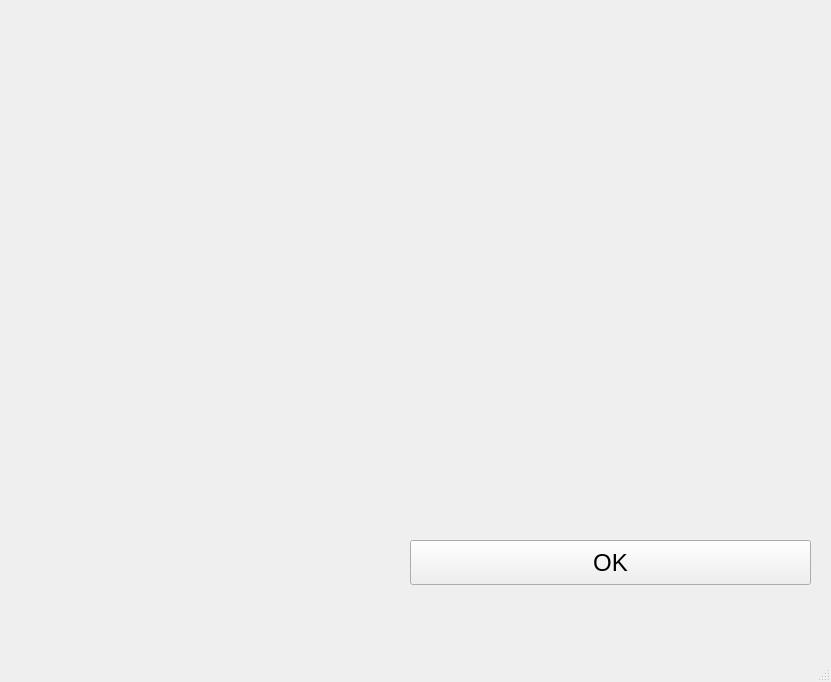
<?xml version="1.0" encoding="UTF-8"?>
<ui version="4.0">
 <class>window</class>
 <widget class="QMainWindow" name="window">
  <property name="geometry">
   <rect>
    <x>0</x>
    <y>0</y>
    <width>831</width>
    <height>682</height>
   </rect>
  </property>
  <property name="font">
   <font>
    <pointsize>18</pointsize>
   </font>
  </property>
  <property name="windowTitle">
   <string>MainWindow</string>
  </property>
  <widget class="QWidget" name="centralwidget">
   <widget class="QStackedWidget" name="stackedWidget">
    <property name="geometry">
     <rect>
      <x>11</x>
      <y>11</y>
      <width>809</width>
      <height>511</height>
     </rect>
    </property>
    <property name="currentIndex">
     <number>6</number>
    </property>
    <widget class="QWidget" name="Pixel">
     <widget class="QLineEdit" name="lineEdit_PixelCoordinatesX">
      <property name="geometry">
       <rect>
        <x>100</x>
        <y>110</y>
        <width>211</width>
        <height>41</height>
       </rect>
      </property>
     </widget>
     <widget class="QLineEdit" name="lineEdit_PixelCoordinatesY">
      <property name="geometry">
       <rect>
        <x>360</x>
        <y>110</y>
        <width>211</width>
        <height>41</height>
       </rect>
      </property>
     </widget>
     <widget class="QLabel" name="label_PixelCoordinatesX">
      <property name="geometry">
       <rect>
        <x>200</x>
        <y>60</y>
        <width>21</width>
        <height>51</height>
       </rect>
      </property>
      <property name="text">
       <string>X</string>
      </property>
     </widget>
     <widget class="QLabel" name="label_PixelCoordinatesY">
      <property name="geometry">
       <rect>
        <x>460</x>
        <y>60</y>
        <width>21</width>
        <height>51</height>
       </rect>
      </property>
      <property name="text">
       <string>Y</string>
      </property>
     </widget>
     <widget class="QLabel" name="label_PixelCoordinates">
      <property name="geometry">
       <rect>
        <x>10</x>
        <y>0</y>
        <width>191</width>
        <height>71</height>
       </rect>
      </property>
      <property name="text">
       <string>Координаты:</string>
      </property>
     </widget>
     <widget class="QLabel" name="label_PixelColor">
      <property name="geometry">
       <rect>
        <x>10</x>
        <y>180</y>
        <width>101</width>
        <height>61</height>
       </rect>
      </property>
      <property name="text">
       <string>Цвет:</string>
      </property>
     </widget>
     <widget class="QPushButton" name="pushButton_PixelColor">
      <property name="geometry">
       <rect>
        <x>100</x>
        <y>230</y>
        <width>251</width>
        <height>51</height>
       </rect>
      </property>
      <property name="text">
       <string>Выбрать цвет</string>
      </property>
     </widget>
     <widget class="QLabel" name="label_PixelBrushWidth">
      <property name="geometry">
       <rect>
        <x>10</x>
        <y>340</y>
        <width>221</width>
        <height>41</height>
       </rect>
      </property>
      <property name="text">
       <string>Ширина кисти:</string>
      </property>
     </widget>
     <widget class="QLineEdit" name="lineEdit_PixelBrushWidth">
      <property name="geometry">
       <rect>
        <x>100</x>
        <y>400</y>
        <width>261</width>
        <height>41</height>
       </rect>
      </property>
     </widget>
    </widget>
    <widget class="QWidget" name="Line">
     <widget class="QLineEdit" name="lineEdit">
      <property name="geometry">
       <rect>
        <x>190</x>
        <y>110</y>
        <width>491</width>
        <height>221</height>
       </rect>
      </property>
     </widget>
    </widget>
    <widget class="QWidget" name="Rectangle">
     <widget class="QLabel" name="label">
      <property name="geometry">
       <rect>
        <x>90</x>
        <y>140</y>
        <width>111</width>
        <height>231</height>
       </rect>
      </property>
      <property name="text">
       <string>vssv</string>
      </property>
     </widget>
    </widget>
    <widget class="QWidget" name="Circle"/>
    <widget class="QWidget" name="Ellipse"/>
    <widget class="QWidget" name="Arc"/>
    <widget class="QWidget" name="Polyline"/>
   </widget>
   <widget class="QPushButton" name="pushButton_OK">
    <property name="geometry">
     <rect>
      <x>410</x>
      <y>540</y>
      <width>401</width>
      <height>45</height>
     </rect>
    </property>
    <property name="text">
     <string>OK</string>
    </property>
   </widget>
  </widget>
  <widget class="QMenuBar" name="menubar">
   <property name="geometry">
    <rect>
     <x>0</x>
     <y>0</y>
     <width>831</width>
     <height>26</height>
    </rect>
   </property>
  </widget>
  <widget class="QStatusBar" name="statusbar"/>
 </widget>
 <resources/>
 <connections/>
</ui>
